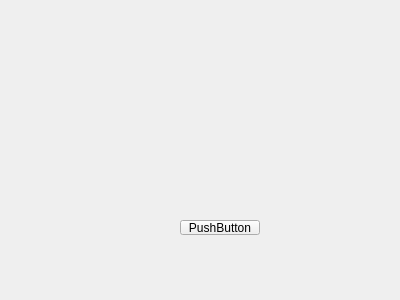
<?xml version="1.0" encoding="UTF-8"?>
<ui version="4.0">
 <class>Form</class>
 <widget class="QWidget" name="Form">
  <property name="geometry">
   <rect>
    <x>0</x>
    <y>0</y>
    <width>400</width>
    <height>300</height>
   </rect>
  </property>
  <property name="windowTitle">
   <string>Form</string>
  </property>
  <widget class="QPushButton" name="pushButton">
   <property name="geometry">
    <rect>
     <x>180</x>
     <y>220</y>
     <width>80</width>
     <height>15</height>
    </rect>
   </property>
   <property name="text">
    <string>PushButton</string>
   </property>
  </widget>
 </widget>
 <resources/>
 <connections/>
</ui>
